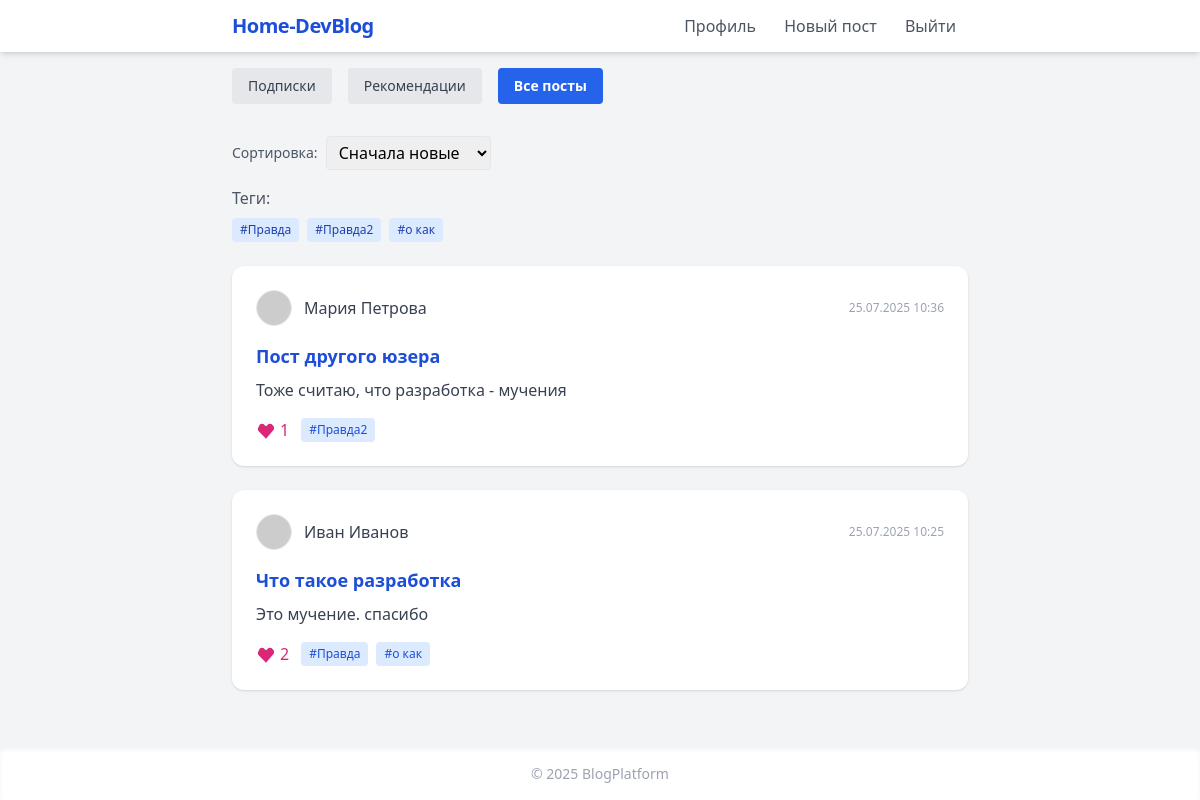
The app's page / (signed in) with its own data.
### app.py (models this page shows)
class Post(db.Model):
    id = db.Column(db.Integer, primary_key=True)
    user_id = db.Column(db.Integer, db.ForeignKey('user.id'), nullable=False)
    title = db.Column(db.String(200))
    content = db.Column(db.Text)
    date = db.Column(db.DateTime)
    tags = db.Column(db.String(200))
    is_private = db.Column(db.Boolean, default=False)
    user = db.relationship('User')

class User(db.Model):
    id = db.Column(db.Integer, primary_key=True)
    name = db.Column(db.String(80))
    email = db.Column(db.String(120), unique=True, nullable=False)
    password = db.Column(db.String(200), nullable=False)
    avatar = db.Column(db.String(200), nullable=True)

### app.py (the view)
@app.route('/')
def index():
    user = get_current_user()
    sort = request.args.get('sort', 'new')
    if user:
        posts_query = Post.query.filter(
            (Post.is_private == False) | (Post.user_id == user.id)
        )
    else:
        posts_query = Post.query.filter_by(is_private=False)
    if sort == 'old':
        posts_query = posts_query.order_by(Post.date.asc())
    elif sort == 'likes':
        posts_query = posts_query.outerjoin(Like, Post.id == Like.post_id)\
            .group_by(Post.id)\
            .order_by(func.count(Like.id).desc(), Post.date.desc())
    else:
        posts_query = posts_query.order_by(Post.date.desc())
    posts = posts_query.all()
    for post in posts:
        post.likes_count = Like.query.filter_by(post_id=post.id).count()
    likes = []
    if user:
        likes = [like.post_id for like in Like.query.filter_by(user_id=user.id)]
    all_tags = set()
    for post in posts:
        if post.tags:
            for tag in post.tags.split(','):
                tag = tag.strip()
                if tag:
                    all_tags.add(tag)
    return render_template('index.html', posts=posts, user=user, likes=likes, all_tags=sorted(all_tags), sort=sort, current_tab='all')

### app.py (called while the page is built)
def get_current_user():
    if 'user_id' in session:
        return User.query.get(session['user_id'])
    return None

### templates/index.html (shortened to what this page needs)
{% extends "base.html" %}
{% block content %}
<div class="mb-8 flex gap-4">
    <a href="{{ url_for('feed_subscriptions') }}"
        class="text-sm px-4 py-2 rounded
        {% if current_tab == 'subscriptions' %}bg-blue-600 text-white font-bold{% else %}bg-gray-200 text-gray-700{% endif %}">
        Подписки
    </a>
    <a href="{{ url_for('feed_recommendations') }}"
        class="text-sm px-4 py-2 rounded
        {% if current_tab == 'recommendations' %}bg-blue-600 text-white font-bold{% else %}bg-gray-200 text-gray-700{% endif %}">
        Рекомендации
    </a>
    <a href="{{ url_for('index') }}" class="text-sm px-4 py-2 rounded
        {% if current_tab == 'all' %}bg-blue-600 text-white font-bold{% else %}bg-gray-200 text-gray-700{% endif %}">
        Все посты
    </a>
</div>
<form method="get" class="mb-4 flex gap-2 items-center">
    <label class="text-gray-600 text-sm">Сортировка:</label>
    <select name="sort" onchange="this.form.submit()" class="border rounded px-2 py-1">
        <option value="new" {% if sort=='new' %}selected{% endif %}>Сначала новые</option>
    </select>
</form>
{% if all_tags %}
<div class="mb-6">
    <div class="text-gray-600 mb-2">Теги:</div>
    <div class="flex flex-wrap gap-2">
        {% for tag in all_tags %}
        <a href="{{ url_for('posts_by_tag', tag=tag) }}"
            class="bg-blue-100 text-blue-800 px-2 py-1 rounded text-xs hover:bg-blue-200 {% if current_tag == tag %}font-bold bg-blue-200{% endif %}">#{{
            tag }}</a>
        {% endfor %}
    </div>
</div>
{% endif %}
{% if posts %}
<div class="space-y-6">
    {% for post in posts %}
    <div class="bg-white p-6 rounded-xl shadow hover:shadow-lg transition flex flex-col gap-2">
        <div class="flex items-center gap-3 mb-2">
            <img src="{{ post.user.avatar or 'https://randomuser.me/api/portraits/men/1.jpg' }}"
                class="w-9 h-9 rounded-full border">
            <a href="{{ url_for('view_user', user_id=post.user.id) }}"
                class="font-medium text-gray-700 hover:underline">{{ post.user.name }}</a>
            <span class="ml-auto text-xs text-gray-400">{{ post.date.strftime('%d.%m.%Y %H:%M') }}</span>
        </div>
        <a href="{{ url_for('post_view', post_id=post.id) }}" class="text-lg font-bold text-blue-700 hover:underline">{{
            post.title }}</a>
        <div class="text-gray-700">{{ post.content[:120] }}{% if post.content|length > 120 %}...{% endif %}</div>
        <div class="flex items-center gap-3 mt-2">
            <button
                class="like-btn {% if post.id in likes %}text-pink-600{% else %}text-gray-400{% endif %} flex items-center gap-1"
                data-post-id="{{ post.id }}" style="background:none;border:none;padding:0;outline:none;">
                <svg class="w-5 h-5 inline" fill="currentColor" viewBox="0 0 20 20">
                    <path
                        d="M3.172 5.172a4 4 0 015.656 0L10 6.343l1.172-1.171a4 4 0 015.656 5.656L10 18.657l-6.828-6.829a4 4 0 010-5.656z" />
                </svg>
                <span class="like-count">{{ post.likes_count }}</span>
            </button>
            {% if post.tags %}
            <div class="flex gap-2">
                {% for tag in post.tags.split(',') %}
                <a href="{{ url_for('posts_by_tag', tag=tag.strip()) }}"
                    class="bg-blue-100 text-blue-700 text-xs px-2 py-1 rounded hover:bg-blue-200">#{{ tag.strip() }}</a>
                {% endfor %}
            </div>
            {% endif %}
        </div>
    </div>
    {% endfor %}
</div>
{% else %}
<div class="bg-white p-6 rounded-xl shadow text-center text-gray-500 text-lg">
    Нет публикаций
</div>
{% endif %}
{% endblock %}

### templates/base.html (shortened to what this page needs)
<!DOCTYPE html>
<html lang="ru">
<head>
    <script src="https://cdn.tailwindcss.com"></script>
</head>
<body class="bg-gray-100 min-h-screen flex flex-col">
    <nav class="bg-white shadow-md">
        <div class="max-w-3xl mx-auto px-4 py-3 flex justify-between items-center">
            <a href="{{ url_for('index') }}" class="font-bold text-blue-700 text-xl tracking-tight">Home-DevBlog</a>
            <div>
                {% if user %}
                    <a href="{{ url_for('profile') }}" class="text-gray-600 hover:text-blue-600 px-3">Профиль</a>
                    <a href="{{ url_for('new_post') }}" class="text-gray-600 hover:text-blue-600 px-3">Новый пост</a>
                    <a href="{{ url_for('logout') }}" class="text-gray-600 hover:text-red-500 px-3">Выйти</a>
                {% else %}
                    <a href="{{ url_for('login') }}" class="text-gray-600 hover:text-blue-600 px-3">Войти</a>
                {% endif %}
            </div>
        </div>
    </nav>
    <main class="flex-1 max-w-3xl w-full mx-auto p-4">
        {% block content %}{% endblock %}
    </main>
    <footer class="bg-white text-center text-gray-400 py-4 shadow-inner text-sm mt-auto">
        &copy; {{ 2025 }} BlogPlatform
    </footer>
</body>
</html>

### records on screen
Post: tags "Правда2", user.name "Мария Петрова", date "25.07.2025 10:36", title "Пост другого юзера", content "Тоже считаю, что разработка - мучения", likes_count "1", strip "Правда2"
Post: user.name "Иван Иванов", date "25.07.2025 10:25", title "Что такое разработка", content "Это мучение. спасибо", likes_count "2", strip "Правда" "о как"

### other values on screen
{{ tag }} "Правда" "о как"
{{ 2025 }} "2025"
